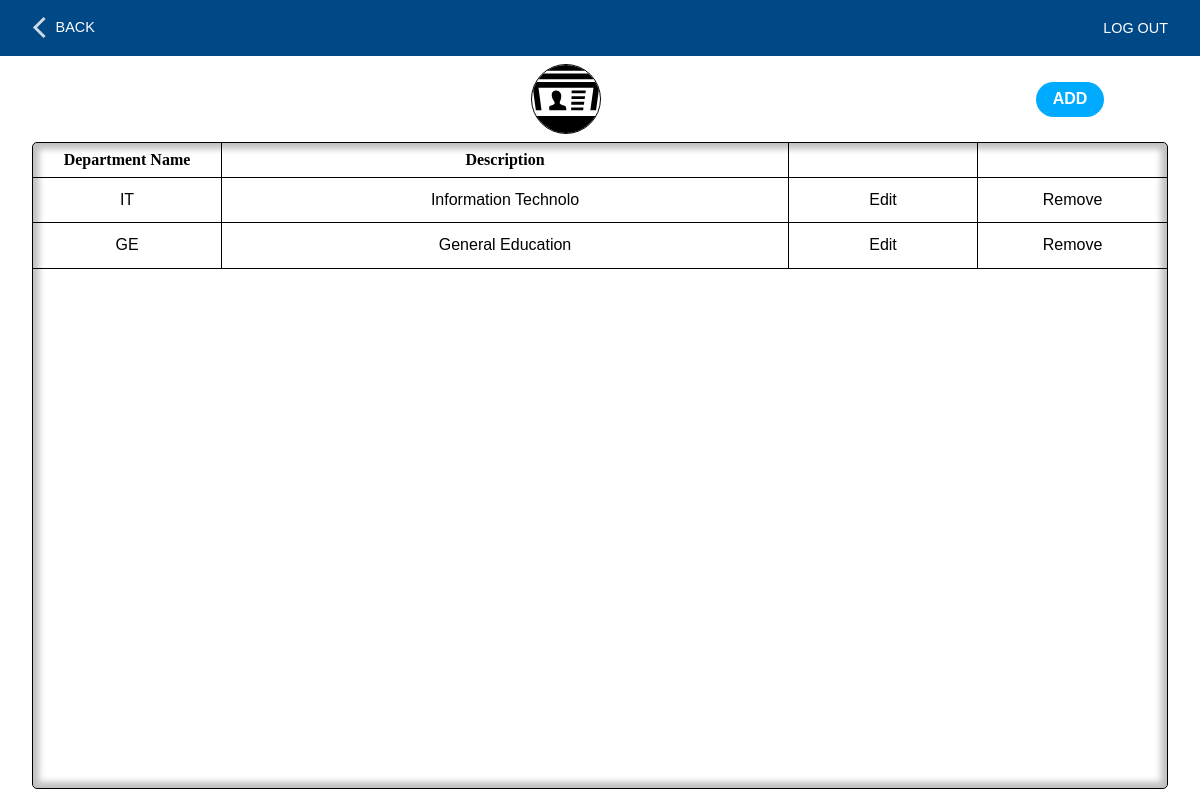
The page /faculty.php (signed in) on the database as committed earlier.
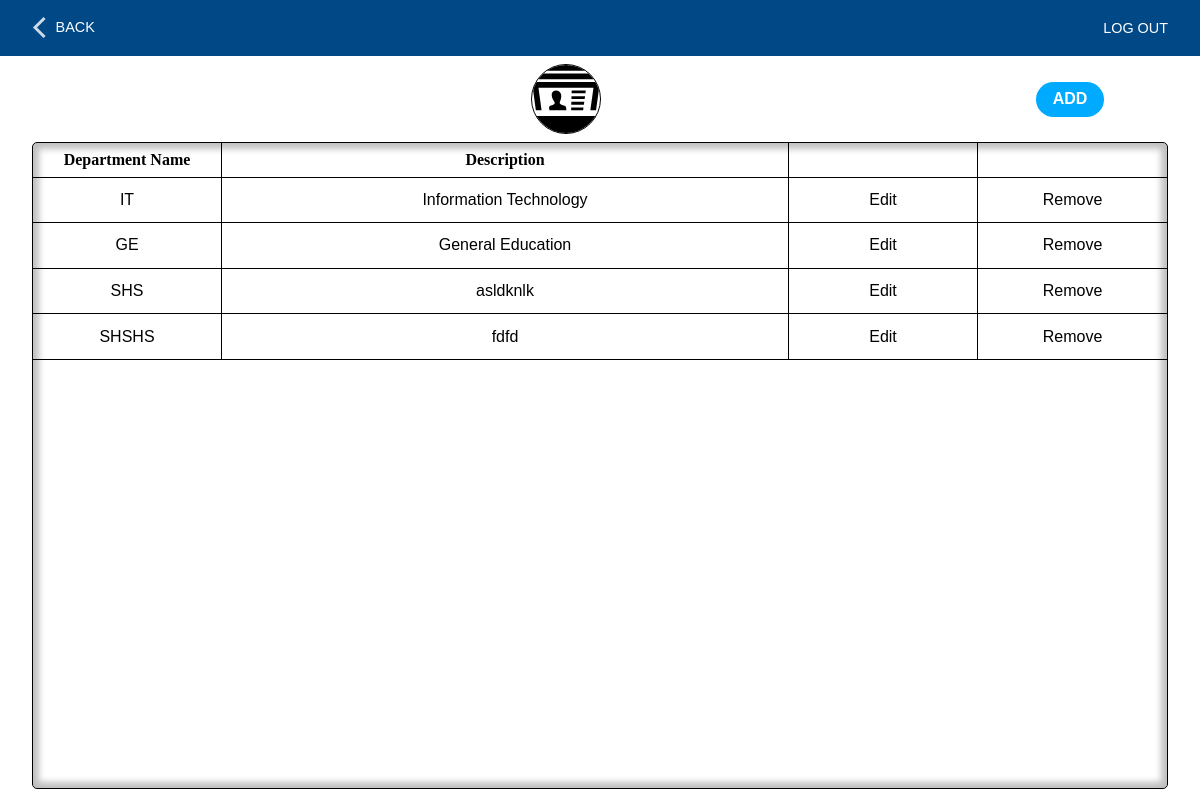
The same page on the database as committed later.
### tables this page shows
CREATE TABLE `dept_type` (
  `type_id` int(11) NOT NULL,
  `type` enum('Faculty','Strand','Course') NOT NULL,
  `dept_id` int(11) NOT NULL
);

CREATE TABLE `departments` (
  `dept_id` int(11) NOT NULL,
  `dept_name` varchar(5) NOT NULL,
  `dept_desc` text NOT NULL
);

### includes/autoloader.inc.php (called while the page is built, shortened)
<?php
   function myAutoLoader($className){
      $path = "./classes/";
      $extension = '.class.php';
      $fullPath = $path . $className . $extension;
   }

### classes/dbh.class.php (called while the page is built, shortened)
<?php
class Dbh {
   private $host = "localhost";
   private $user = "root";
   private $pwd = "";
   private $dbName = "ClassSchedulingSystem";
   protected function connect(){
      try{
         $dsn = 'mysql:host='. $this->host .';dbname='. $this->dbName;
         $pdo = new PDO($dsn, $this->user, $this->pwd);
         $pdo->setAttribute(PDO::ATTR_DEFAULT_FETCH_MODE, PDO::FETCH_ASSOC);
         return $pdo;
      } catch(PDOException $e){
         trigger_error("Error: " . $e->getMessage());
      }
   }
}

### classes/departments.class.php (called while the page is built, shortened)
<?php
class Departments extends Dbh{
   protected function getDepartments($type){
      $sql = 'select * from departments INNER JOIN dept_type ON departments.dept_id = dept_type.dept_id where type = ?';
      $stmt = $this->connect()->prepare($sql);
      $stmt->execute([$type]);
      $result = $stmt->fetchAll();
      return $result;
   }
}

### classes/departmentsview.class.php (called while the page is built, shortened)
<?php
class DepartmentsView extends Departments{
   public function FetchDepts($type){
      $results = $this->getDepartments($type);
      return $results;
   }
}

### faculty.php (the view, shortened to what this page needs)
<?php
   include_once './layouts/__header.php';
?>
       <main class='departments module'>
         <div class="module__Header">
            <img src="drawables/icons/faculty.svg">
            <a href='?add' class='module__Add button'>ADD</a>
         </div>
         <div class='module__Container'>
            <ul class='module__List module__Title'>
               <li class='module__Item'>Department Name</li>
               <li class='module__Item'>Description</li>
               <li class='module__Item'></li>
               <li class='module__Item'></li>
            </ul>
            <?php
               $url = $_SERVER['REQUEST_URI'];
               $path = parse_url($url, PHP_URL_PATH);
               $department = "";
               $departments = ['faculty','strand','course'];
               foreach($departments as $item){
                  if(strpos($path,$item)){
                     $department = $item;
                  }
               }
               $deptView = new DepartmentsView();
               $depts = $deptView->FetchDepts($department);
               foreach($depts as $dept){
                  echo "<ul class='module__List'>
                     <li class='module__Item'>". $dept['dept_name'] ."</li>
                     <li class='module__Item'>". $dept['dept_desc'] ."</li>
                     <li class='module__Item'><a href=?id=". $dept['dept_id'] .">Edit</a></li>
                     <li class='module__Item'>
                        <form onsubmit='return submitForm(this)' action='./includes/departments.inc.php' method='POST'>
                           <input name='department' type='hidden' value='". $department ."'>
                           <input name='id' type='hidden' value='". $dept['dept_id'] ."'>
                           <button name='delete' type='submit'>Remove</button>
                        </form>
                     </li>
                  </ul>";
               }
            ?>
         </div>
      </main>
<?php
   include_once './layouts/__footer.php';
?>

Rows that differ between the two databases and show on the page:
changed through a linked row, dept_type "IT": dept.dept_desc "Information Technolo" → "Information Technology"
added dept_type: dept.dept_name "SHS", dept.dept_desc "asldknlk"
added dept_type: dept.dept_name "SHSHS", dept.dept_desc "fdfd"
